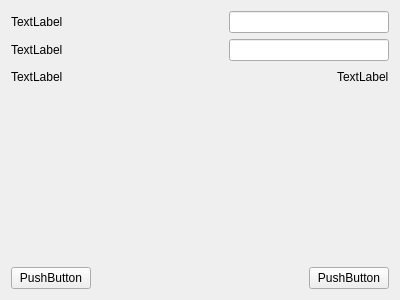
<?xml version="1.0" encoding="UTF-8"?>
<ui version="4.0">
 <class>MyForm</class>
 <widget class="QWidget" name="MyForm">
  <property name="geometry">
   <rect>
    <x>0</x>
    <y>0</y>
    <width>400</width>
    <height>300</height>
   </rect>
  </property>
  <property name="windowTitle">
   <string>Form</string>
  </property>
  <layout class="QGridLayout" name="gridLayout">
   <item row="0" column="0">
    <layout class="QHBoxLayout" name="horizontalLayout">
     <item>
      <widget class="QLabel" name="label">
       <property name="text">
        <string>TextLabel</string>
       </property>
      </widget>
     </item>
     <item>
      <spacer name="horizontalSpacer_4">
       <property name="orientation">
        <enum>Qt::Horizontal</enum>
       </property>
       <property name="sizeHint" stdset="0">
        <size>
         <width>40</width>
         <height>20</height>
        </size>
       </property>
      </spacer>
     </item>
     <item>
      <widget class="QLineEdit" name="lineEdit"/>
     </item>
    </layout>
   </item>
   <item row="1" column="0">
    <layout class="QHBoxLayout" name="horizontalLayout_2">
     <item>
      <widget class="QLabel" name="label_2">
       <property name="text">
        <string>TextLabel</string>
       </property>
      </widget>
     </item>
     <item>
      <spacer name="horizontalSpacer_3">
       <property name="orientation">
        <enum>Qt::Horizontal</enum>
       </property>
       <property name="sizeHint" stdset="0">
        <size>
         <width>40</width>
         <height>20</height>
        </size>
       </property>
      </spacer>
     </item>
     <item>
      <widget class="QLineEdit" name="lineEdit_2"/>
     </item>
    </layout>
   </item>
   <item row="2" column="0">
    <layout class="QHBoxLayout" name="horizontalLayout_3">
     <item>
      <widget class="QLabel" name="label_4">
       <property name="text">
        <string>TextLabel</string>
       </property>
      </widget>
     </item>
     <item>
      <spacer name="horizontalSpacer_2">
       <property name="orientation">
        <enum>Qt::Horizontal</enum>
       </property>
       <property name="sizeHint" stdset="0">
        <size>
         <width>40</width>
         <height>20</height>
        </size>
       </property>
      </spacer>
     </item>
     <item>
      <widget class="QLabel" name="label_3">
       <property name="text">
        <string>TextLabel</string>
       </property>
      </widget>
     </item>
    </layout>
   </item>
   <item row="3" column="0">
    <layout class="QVBoxLayout" name="verticalLayout">
     <item>
      <spacer name="verticalSpacer">
       <property name="orientation">
        <enum>Qt::Vertical</enum>
       </property>
       <property name="sizeHint" stdset="0">
        <size>
         <width>20</width>
         <height>40</height>
        </size>
       </property>
      </spacer>
     </item>
     <item>
      <layout class="QHBoxLayout" name="horizontalLayout_4">
       <item>
        <widget class="QPushButton" name="pushButton">
         <property name="text">
          <string>PushButton</string>
         </property>
        </widget>
       </item>
       <item>
        <spacer name="horizontalSpacer">
         <property name="orientation">
          <enum>Qt::Horizontal</enum>
         </property>
         <property name="sizeHint" stdset="0">
          <size>
           <width>40</width>
           <height>20</height>
          </size>
         </property>
        </spacer>
       </item>
       <item>
        <widget class="QPushButton" name="pushButton_2">
         <property name="text">
          <string>PushButton</string>
         </property>
        </widget>
       </item>
      </layout>
     </item>
    </layout>
   </item>
  </layout>
 </widget>
 <resources/>
 <connections/>
</ui>
